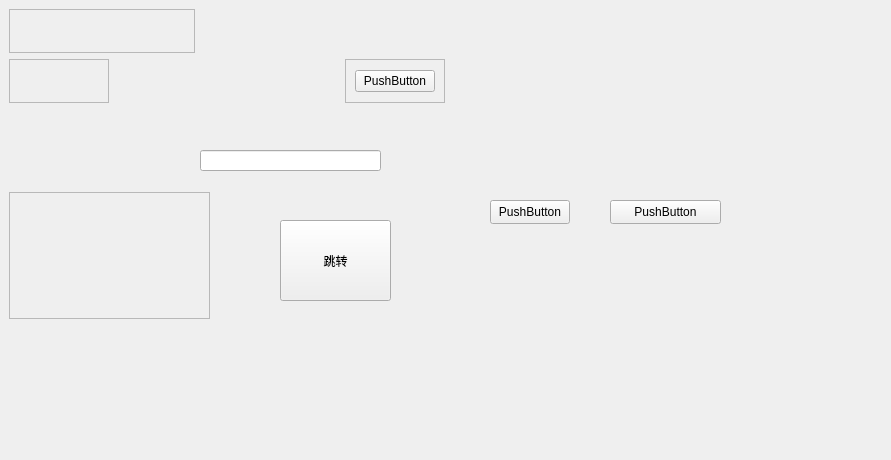
<?xml version="1.0" encoding="UTF-8"?>
<ui version="4.0">
 <class>Widget</class>
 <widget class="QWidget" name="Widget">
  <property name="geometry">
   <rect>
    <x>0</x>
    <y>0</y>
    <width>891</width>
    <height>460</height>
   </rect>
  </property>
  <property name="windowTitle">
   <string>Widget</string>
  </property>
  <widget class="QFrame" name="frame">
   <property name="geometry">
    <rect>
     <x>9</x>
     <y>9</y>
     <width>186</width>
     <height>44</height>
    </rect>
   </property>
   <property name="sizePolicy">
    <sizepolicy hsizetype="Preferred" vsizetype="Maximum">
     <horstretch>0</horstretch>
     <verstretch>0</verstretch>
    </sizepolicy>
   </property>
   <property name="frameShape">
    <enum>QFrame::StyledPanel</enum>
   </property>
   <property name="frameShadow">
    <enum>QFrame::Raised</enum>
   </property>
   <layout class="QGridLayout" name="gridLayout"/>
  </widget>
  <widget class="QFrame" name="frame_2">
   <property name="geometry">
    <rect>
     <x>345</x>
     <y>59</y>
     <width>100</width>
     <height>44</height>
    </rect>
   </property>
   <property name="frameShape">
    <enum>QFrame::StyledPanel</enum>
   </property>
   <property name="frameShadow">
    <enum>QFrame::Raised</enum>
   </property>
   <layout class="QGridLayout" name="gridLayout_4">
    <item row="0" column="0">
     <widget class="QPushButton" name="pushButton_4">
      <property name="text">
       <string>PushButton</string>
      </property>
     </widget>
    </item>
   </layout>
  </widget>
  <widget class="QFrame" name="frame_3">
   <property name="geometry">
    <rect>
     <x>9</x>
     <y>59</y>
     <width>100</width>
     <height>44</height>
    </rect>
   </property>
   <property name="frameShape">
    <enum>QFrame::StyledPanel</enum>
   </property>
   <property name="frameShadow">
    <enum>QFrame::Raised</enum>
   </property>
   <layout class="QGridLayout" name="gridLayout_3"/>
  </widget>
  <widget class="QFrame" name="frame_4">
   <property name="geometry">
    <rect>
     <x>9</x>
     <y>192</y>
     <width>201</width>
     <height>127</height>
    </rect>
   </property>
   <property name="frameShape">
    <enum>QFrame::StyledPanel</enum>
   </property>
   <property name="frameShadow">
    <enum>QFrame::Raised</enum>
   </property>
  </widget>
  <widget class="QPushButton" name="pushButton_3">
   <property name="geometry">
    <rect>
     <x>280</x>
     <y>220</y>
     <width>111</width>
     <height>81</height>
    </rect>
   </property>
   <property name="text">
    <string>跳转</string>
   </property>
  </widget>
  <widget class="QPushButton" name="pushButton_2">
   <property name="geometry">
    <rect>
     <x>490</x>
     <y>200</y>
     <width>80</width>
     <height>24</height>
    </rect>
   </property>
   <property name="sizePolicy">
    <sizepolicy hsizetype="Minimum" vsizetype="Expanding">
     <horstretch>0</horstretch>
     <verstretch>0</verstretch>
    </sizepolicy>
   </property>
   <property name="text">
    <string>PushButton</string>
   </property>
  </widget>
  <widget class="QPushButton" name="pushButton">
   <property name="geometry">
    <rect>
     <x>610</x>
     <y>200</y>
     <width>111</width>
     <height>24</height>
    </rect>
   </property>
   <property name="sizePolicy">
    <sizepolicy hsizetype="Minimum" vsizetype="MinimumExpanding">
     <horstretch>0</horstretch>
     <verstretch>0</verstretch>
    </sizepolicy>
   </property>
   <property name="text">
    <string>PushButton</string>
   </property>
  </widget>
  <widget class="QLineEdit" name="lineEdit">
   <property name="geometry">
    <rect>
     <x>200</x>
     <y>150</y>
     <width>181</width>
     <height>21</height>
    </rect>
   </property>
  </widget>
 </widget>
 <resources/>
 <connections/>
</ui>
